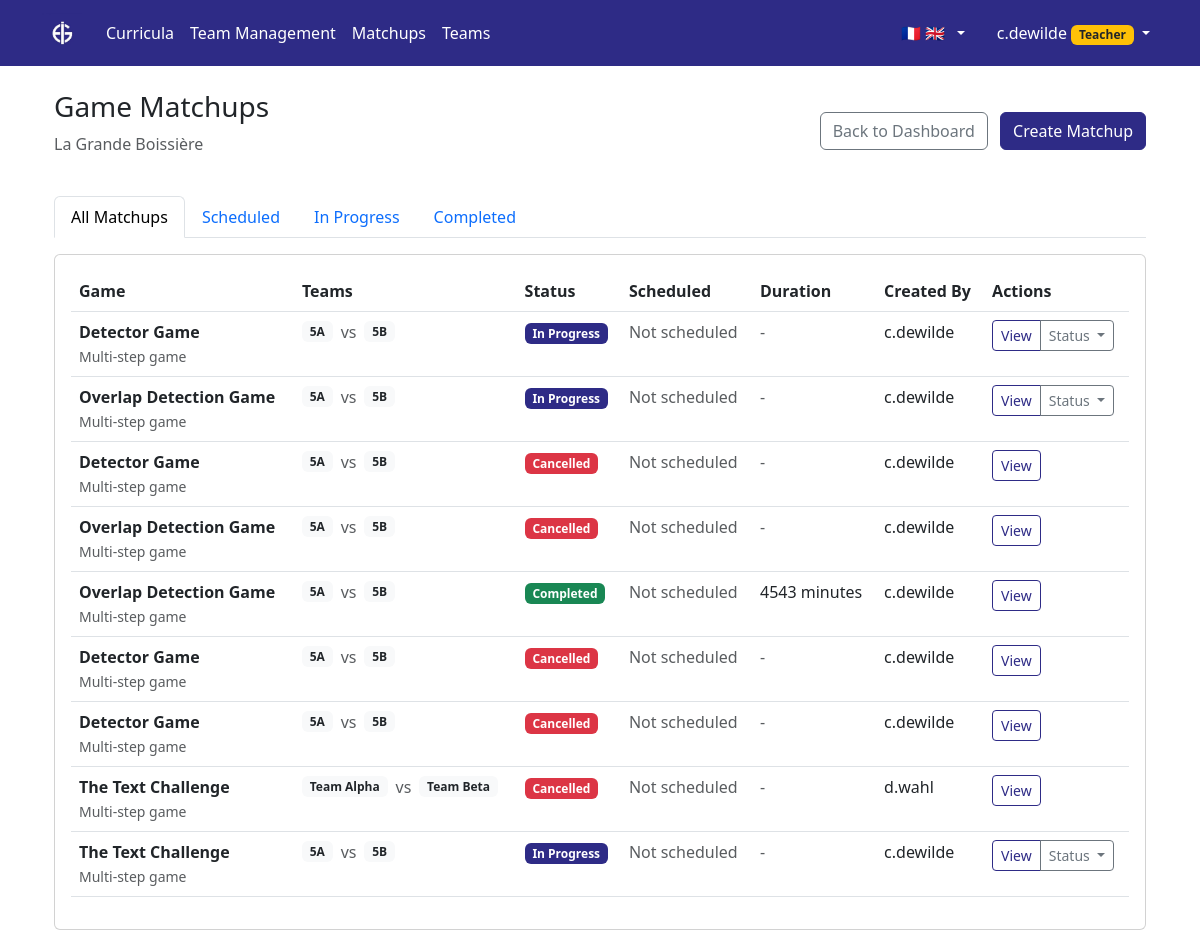
The app's page /aigames/matchups/ (signed in) with its own data.
### aigames/models.py (models this page shows, shortened)
class School(models.Model):
    name = models.CharField(max_length=255, unique=True)
    short_name = models.CharField(max_length=50, help_text="Short name or abbreviation")
    description = models.TextField(blank=True)
    logo = models.ImageField(upload_to='school_logos/', blank=True, null=True, help_text="School logo for white-labeling")
    navbar_color = models.CharField(max_length=7, blank=True, help_text="Navbar color in hex format (e.g., #2E2B86)")
    primary_button_color = models.CharField(max_length=7, blank=True, help_text="Primary button color in hex format (e.g., #2E2B86)")
    website_url = models.URLField(blank=True, help_text="School website URL")
    address = models.TextField(blank=True)
    is_active = models.BooleanField(default=True)
    created_at = models.DateTimeField(auto_now_add=True)
    updated_at = models.DateTimeField(auto_now=True)
    @property
    def logo_url(self):
        if self.logo:
            return self.logo.url
        return None
    class Meta:
        ordering = ['name']

class GameMatchup(models.Model):
    MATCHUP_STATUS_CHOICES = [
        ('scheduled', 'Scheduled'),
        ('in_progress', 'In Progress'),
        ('completed', 'Completed'),
        ('cancelled', 'Cancelled'),
    ]
    ai_game = models.ForeignKey(AiGame, on_delete=models.CASCADE, related_name='matchups')
    team1 = models.ForeignKey(Team, on_delete=models.CASCADE, related_name='matchups_as_team1')
    team2 = models.ForeignKey(Team, on_delete=models.CASCADE, related_name='matchups_as_team2')
    school = models.ForeignKey(School, on_delete=models.CASCADE, related_name='game_matchups')
    created_by = models.ForeignKey(User, on_delete=models.CASCADE, related_name='created_matchups')
    status = models.CharField(max_length=20, choices=MATCHUP_STATUS_CHOICES, default='scheduled')
    scheduled_date = models.DateTimeField(null=True, blank=True, help_text="When the game is scheduled to be played")
    started_at = models.DateTimeField(null=True, blank=True)
    completed_at = models.DateTimeField(null=True, blank=True)
    notes = models.TextField(blank=True, help_text="Teacher notes about this matchup")
    created_at = models.DateTimeField(auto_now_add=True)
    updated_at = models.DateTimeField(auto_now=True)
    @property
    def duration_minutes(self):
        if self.completed_at and self.started_at:
            delta = self.completed_at - self.started_at
            return int(delta.total_seconds() / 60)
        return None
    class Meta:
        ordering = ['-created_at']

class AiGame(models.Model):
    title = models.CharField(max_length=255)
    description = models.TextField(blank=True)
    created_at = models.DateTimeField(auto_now_add=True)
    updated_at = models.DateTimeField(auto_now=True)
    @property
    def has_multiple_steps(self):
        return self.steps.filter(is_active=True).count() > 1
    class Meta:
        ordering = ['title']

class Team(models.Model):
    name = models.CharField(max_length=255)  # Team names unique per school
    description = models.TextField(blank=True)
    school = models.ForeignKey(School, on_delete=models.CASCADE, related_name='teams')
    created_by = models.ForeignKey(User, on_delete=models.CASCADE, related_name='created_teams')
    members = models.ManyToManyField(User, through='TeamMembership', related_name='teams')
    games = models.ManyToManyField(AiGame, through='TeamGameParticipation', related_name='participating_teams')
    is_active = models.BooleanField(default=True)
    created_at = models.DateTimeField(auto_now_add=True)
    updated_at = models.DateTimeField(auto_now=True)
    class Meta:
        ordering = ['name']
        unique_together = ['school', 'name']  # Team names must be unique within each school

### aigames/views.py (the view)
# urls.py: path('matchups/', views.game_matchups_list, name='game_matchups_list'),
@login_required
@user_passes_test(can_create_teams)
def game_matchups_list(request):
    user_school = request.user.profile.school
    matchups = GameMatchup.objects.filter(school=user_school).order_by('-created_at')
    context = {
        'matchups': matchups,
        'user_school': user_school,
    }
    return render(request, 'aigames/game_matchups_list.html', context)

### aigames/models.py (called while the page is built)
    @property
    def can_create_teams(self):
        return self.role in ['teacher', 'admin']

    @property
    def can_create_games(self):
        return self.role == 'admin'

    @property
    def can_modify_syllabus(self):
        return self.role == 'admin'

### aigames/views.py (called while the page is built)
def can_create_teams(user):
    if not user.is_authenticated:
        return False
    try:
        return user.profile.can_create_teams
    except UserProfile.DoesNotExist:
        return False

### aigames/templates/aigames/game_matchups_list.html (shortened to what this page needs)
{% extends 'syllabus/base.html' %}
{% block content %}
<div class="container-fluid">
    <div class="row">
        <div class="col-12">
            <div class="d-flex justify-content-between align-items-center mb-4">
                <div>
                    <h1 class="h3">Game Matchups</h1>
                    <p class="text-muted">{{ user_school.name }}</p>
                </div>
                <div>
                    <a href="{% url 'aigames:team_management_dashboard' %}" class="btn btn-outline-secondary me-2">
                         Back to Dashboard
                    </a>
                    <a href="{% url 'aigames:create_game_matchup' %}" class="btn btn-primary">
                         Create Matchup
                    </a>
                </div>
            </div>
        </div>
    </div>
    {% if matchups %}
    <div class="row">
        <div class="col-12">
            <ul class="nav nav-tabs mb-3" id="statusTabs" role="tablist">
                <li class="nav-item" role="presentation">
                    <button class="nav-link active" id="all-tab" data-bs-toggle="tab" data-bs-target="#all" type="button" role="tab">
                        All Matchups
                    </button>
                </li>
                <li class="nav-item" role="presentation">
                    <button class="nav-link" id="scheduled-tab" data-bs-toggle="tab" data-bs-target="#scheduled" type="button" role="tab">
                        Scheduled
                    </button>
                </li>
                <li class="nav-item" role="presentation">
                    <button class="nav-link" id="active-tab" data-bs-toggle="tab" data-bs-target="#active" type="button" role="tab">
                        In Progress
                    </button>
                </li>
                <li class="nav-item" role="presentation">
                    <button class="nav-link" id="completed-tab" data-bs-toggle="tab" data-bs-target="#completed" type="button" role="tab">
                        Completed
                    </button>
                </li>
            </ul>
            <div class="card">
                <div class="card-body">
                    <div class="table-responsive">
                        <table class="table table-hover" id="matchupsTable">
                            <thead>
                                <tr>
                                    <th>Game</th>
                                    <th>Teams</th>
                                    <th>Status</th>
                                    <th>Scheduled</th>
                                    <th>Duration</th>
                                    <th>Created By</th>
                                    <th>Actions</th>
                                </tr>
                            </thead>
                            <tbody>
                                {% for matchup in matchups %}
                                <tr data-status="{{ matchup.status }}">
                                    <td>
                                        <strong>{{ matchup.ai_game.title }}</strong>
                                        {% if matchup.ai_game.has_multiple_steps %}
                                            <br><small class="text-muted">Multi-step game</small>
                                        {% endif %}
                                    </td>
                                    <td>
                                        <div class="d-flex align-items-center">
                                            <span class="badge bg-light text-dark me-2">{{ matchup.team1.name }}</span>
                                            <span class="text-muted">vs</span>
                                            <span class="badge bg-light text-dark ms-2">{{ matchup.team2.name }}</span>
                                        </div>
                                    </td>
                                    <td>
                                        {% if matchup.status == 'scheduled' %}
                                            <span class="badge bg-warning">{{ matchup.get_status_display }}</span>
                                        {% elif matchup.status == 'in_progress' %}
                                            <span class="badge bg-primary">{{ matchup.get_status_display }}</span>
                                        {% elif matchup.status == 'completed' %}
                                            <span class="badge bg-success">{{ matchup.get_status_display }}</span>
                                        {% elif matchup.status == 'cancelled' %}
                                            <span class="badge bg-danger">{{ matchup.get_status_display }}</span>
                                        {% else %}
                                            <span class="badge bg-secondary">{{ matchup.get_status_display }}</span>
                                        {% endif %}
                                    </td>
                                    <td>
                                        {% if matchup.scheduled_date %}
                                            {{ matchup.scheduled_date|date:"M d, Y H:i" }}
                                        {% else %}
                                            <span class="text-muted">Not scheduled</span>
                                        {% endif %}
                                    </td>
                                    <td>
                                        {% if matchup.duration_minutes %}
                                            {{ matchup.duration_minutes }} minutes
                                        {% else %}
                                            <span class="text-muted">-</span>
                                        {% endif %}
                                    </td>
                                    <td>{{ matchup.created_by.get_full_name|default:matchup.created_by.username }}</td>
                                    <td>
                                        <div class="btn-group" role="group">
                                            <a href="{% url 'aigames:game_matchup_detail' matchup.id %}" class="btn btn-sm btn-outline-primary">
                                                 View
                                            </a>
                                            {% if matchup.status != 'completed' and matchup.status != 'cancelled' %}
                                            <div class="btn-group" role="group">
                                                <button type="button" class="btn btn-sm btn-outline-secondary dropdown-toggle" data-bs-toggle="dropdown">
                                                    Status
                                                </button>
                                            </div>
                                            {% endif %}
                                        </div>
                                    </td>
                                </tr>
                                {% endfor %}
                            </tbody>
                        </table>
                    </div>
                </div>
            </div>
        </div>
    </div>
    {% endif %}
</div>
{% endblock %}

### syllabus/templates/syllabus/base.html (shortened to what this page needs)
{% load static %}
<!DOCTYPE html>
<html>
<head>
    <link href="{% static 'syllabus/css/bootstrap.min.css' %}" rel="stylesheet">
</head>
<body>
    {% block navbar %}
    <nav class="navbar navbar-expand-lg navbar-dark bg-primary">
        <div class="container">
            {% if user.is_authenticated %}
                <a class="navbar-brand d-flex align-items-center" href="{% if user_role == 'student' %}{% url 'aigames:student_dashboard' %}{% else %}{% url 'curriculum_list' %}{% endif %}">
                    {% if school_logo %}
                        <img src="{{ school_logo }}" alt="{{ school_name }} Logo" height="40">
                    {% else %}
                        📚 Aiducator
                    {% endif %}
                </a>
            {% else %}
                <a class="navbar-brand" href="{% url 'landing_page' %}">📚 Aiducator</a>
            {% endif %}
            <div class="collapse navbar-collapse" id="navbarNav">
                {% if user.is_authenticated %}
                    <ul class="navbar-nav me-auto">
                        {% if user_role == 'student' %}
                            <li class="nav-item">
                                <a class="nav-link" href="{% url 'aigames:student_dashboard' %}">
                                    <i class="bi bi-house-door"></i> My Games
                                </a>
                            </li>
                        {% else %}
                            <li class="nav-item">
                                <a class="nav-link" href="{% url 'curriculum_list' %}">
                                     Curricula
                                </a>
                            </li>
                            <li class="nav-item">
                                <a class="nav-link" href="{% url 'aigames:team_management_dashboard' %}">
                                     Team Management
                                </a>
                            </li>
                            <li class="nav-item">
                                <a class="nav-link" href="{% url 'aigames:game_matchups_list' %}">
                                     Matchups
                                </a>
                            </li>
                            <li class="nav-item">
                                <a class="nav-link" href="{% url 'aigames:list_teams' %}">
                                     Teams
                                </a>
                            </li>
                        {% endif %}
                    </ul>
                {% endif %}
                <ul class="navbar-nav">
                    {% if user.is_authenticated %}
                        <li class="nav-item dropdown me-3">
                            <a class="nav-link dropdown-toggle d-flex align-items-center" href="#" id="languageDropdown" role="button" data-bs-toggle="dropdown" aria-expanded="false">
                                <span class="me-1">🇫🇷</span>
                                <span class="me-1">🇬🇧</span>
                            </a>
                        </li>
                        <li class="nav-item dropdown">
                            <a class="nav-link dropdown-toggle" href="#" id="navbarDropdown" role="button" data-bs-toggle="dropdown">
                                {{ user.username }}
                                {% if user_role == 'admin' %}
                                    <span class="badge bg-danger">Admin</span>
                                {% elif user_role == 'teacher' %}
                                    <span class="badge bg-warning text-dark">Teacher</span>
                                {% elif user_role == 'student' %}
                                    <span class="badge bg-info">Student</span>
                                {% else %}
                                    <span class="badge bg-secondary">User</span>
                                {% endif %}
                            </a>
                        </li>
                    {% else %}
                        <li class="nav-item">
                            <a class="nav-link" href="/accounts/login/">Login</a>
                        </li>
                    {% endif %}
                </ul>
            </div>
        </div>
    </nav>
    {% endblock %}
    <div class="container mt-4">
        {% block content %}{% endblock %}
    </div>
</body>
</html>

### records on screen
School: name "La Grande Boissière"
GameMatchup: ai_game "Detector Game", shows "Multi-step game", team1.name "5A", team2.name "5B", status "In Progress", shows "Not scheduled", created_by.get_full_name "c.dewilde", shows "Status"
GameMatchup: ai_game "Overlap Detection Game", shows "Multi-step game", team1.name "5A", team2.name "5B", status "In Progress", shows "Not scheduled", created_by.get_full_name "c.dewilde", shows "Status"
GameMatchup: ai_game "Detector Game", shows "Multi-step game", team1.name "5A", team2.name "5B", status "Cancelled", shows "Not scheduled", created_by.get_full_name "c.dewilde"
GameMatchup: ai_game "Overlap Detection Game", shows "Multi-step game", team1.name "5A", team2.name "5B", status "Cancelled", shows "Not scheduled", created_by.get_full_name "c.dewilde"
GameMatchup: ai_game "Overlap Detection Game", shows "Multi-step game", team1.name "5A", team2.name "5B", status "Completed", shows "Not scheduled", duration_minutes "4543", created_by.get_full_name "c.dewilde"
GameMatchup: ai_game "Detector Game", shows "Multi-step game", team1.name "5A", team2.name "5B", status "Cancelled", shows "Not scheduled", created_by.get_full_name "c.dewilde"
GameMatchup: ai_game "Detector Game", shows "Multi-step game", team1.name "5A", team2.name "5B", status "Cancelled", shows "Not scheduled", created_by.get_full_name "c.dewilde"
GameMatchup: ai_game "The Text Challenge", shows "Multi-step game", team1.name "Team Alpha", team2.name "Team Beta", status "Cancelled", shows "Not scheduled", created_by.get_full_name "d.wahl"
GameMatchup: ai_game "The Text Challenge", shows "Multi-step game", team1.name "5A", team2.name "5B", status "In Progress", shows "Not scheduled", created_by.get_full_name "c.dewilde", shows "Status"

### other values on screen
{{ user.username }} "c.dewilde"
